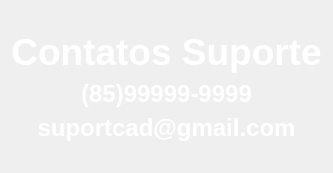
      <widget class="QWidget" name="pg_contato">
       <layout class="QVBoxLayout" name="verticalLayout_13">
        <item>
         <widget class="QLabel" name="label_23">
          <property name="text">
           <string/>
          </property>
         </widget>
        </item>
        <item>
         <widget class="QLabel" name="label_14">
          <property name="font">
           <font>
            <pointsize>20</pointsize>
           </font>
          </property>
          <property name="text">
           <string>&lt;html&gt;&lt;head/&gt;&lt;body&gt;&lt;p align=&quot;center&quot;&gt;&lt;img src=&quot;:/icons/18014190591582545595-64.png&quot;/&gt;&lt;/p&gt;&lt;p align=&quot;center&quot;&gt;&lt;span style=&quot; font-size:28pt; font-weight:600; color:#ffffff;&quot;&gt;Contatos Suporte&lt;/span&gt;&lt;/p&gt;&lt;/body&gt;&lt;/html&gt;</string>
          </property>
         </widget>
        </item>
        <item>
         <widget class="QLabel" name="label_19">
          <property name="text">
           <string>&lt;html&gt;&lt;head/&gt;&lt;body&gt;&lt;p align=&quot;center&quot;&gt;&lt;img src=&quot;:/icons/11968623911579738440-32.png&quot;/&gt;&lt;/p&gt;&lt;p align=&quot;center&quot;&gt;&lt;span style=&quot; font-size:18pt; font-weight:600; color:#ffffff;&quot;&gt;(85)99999-9999&lt;/span&gt;&lt;/p&gt;&lt;/body&gt;&lt;/html&gt;</string>
          </property>
         </widget>
        </item>
        <item>
         <widget class="QLabel" name="label_20">
          <property name="text">
           <string>&lt;html&gt;&lt;head/&gt;&lt;body&gt;&lt;p align=&quot;center&quot;&gt;&lt;img src=&quot;:/icons/15743770351574338605-32.png&quot;/&gt;&lt;/p&gt;&lt;p align=&quot;center&quot;&gt;&lt;span style=&quot; font-size:18pt; font-weight:600; color:#ffffff;&quot;&gt;suportcad@gmail.com&lt;/span&gt;&lt;/p&gt;&lt;/body&gt;&lt;/html&gt;</string>
          </property>
         </widget>
        </item>
        <item>
         <widget class="QLabel" name="label_21">
          <property name="text">
           <string/>
          </property>
         </widget>
        </item>
       </layout>
      </widget>
